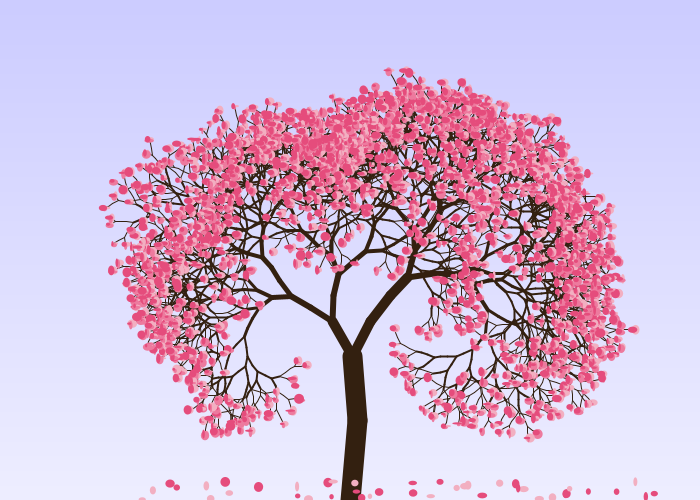
Frame 1 (no input)
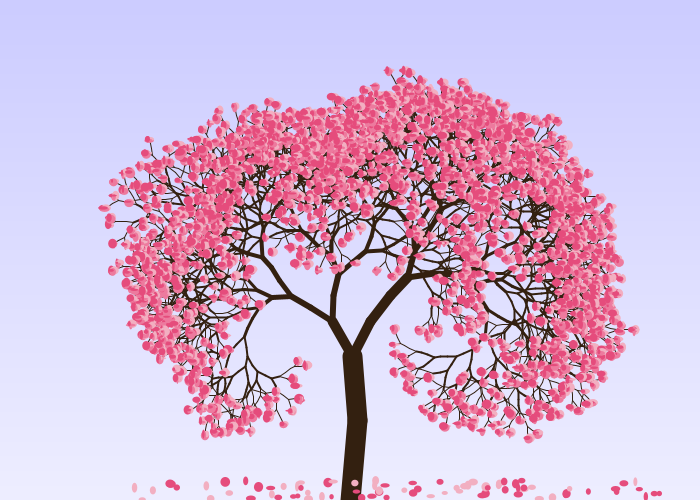
Frame 2 (the mouse pressed at the canvas centre, redrawn once)

The Processing sketch that drew these frames (run headless with seeded random() and noise(); the mouse was pressed at the canvas centre and the sketch redrawn once):

// Processing sketch: cherryTree
// ── cherryTree.pde
int generations = 11;
int n = 1;
int slots = floor(pow(2, generations+1))-1;
int nextSlot = 1;
Branch[] branches = new Branch[slots];

void setup() {
  size(700, 500);
  smooth();
  noStroke();
  background(#EEEEFF);
  color c1 = color(#CCCCFF);
  color c2 = color(#EEEEFF);
  gradientBackground(c1, c2);
  branches[0] = new Branch(0, round(random(1, 3)), new Position((width+0.0)/2, height+0.0), PI/2);
}

void draw() {
  stroke(#332010);
  fill(0);
  for(int i=0; i<slots; i++) {
    while(branches[i] != null && branches[i].steps > 0) {
      branches[i].drawStep();
    }
    if(nextSlot <= slots - 2) {
      branches[nextSlot] = branches[i].generateChild(0);
      nextSlot += 1;
      branches[nextSlot] = branches[i].generateChild(1);
      nextSlot += 1;
    }
    branches[i].active = false;
  }
  noStroke();
  for(int i=0; i<slots; i++) {
    if(branches[i].generation == generations) {
      ellipseMode(CENTER);
      fill(#F2AFC1);
      ellipse(branches[i].position.x+1.5, branches[i].position.y, random(2, 10), random(2, 10));
      fill(#ED7A9E);
      ellipse(branches[i].position.x, branches[i].position.y+1.5, random(2, 10), random(2, 10));
      fill(#E54C7C);
      ellipse(branches[i].position.x-1.5, branches[i].position.y, random(2, 10), random(2, 10));
      float rnd = random(10);
      if(rnd < 0.1) {
        fill(#E54C7C);
        ellipse(branches[i].position.x+random(-100, 100), height-random(20), random(4, 10), random(4, 10));
      }
      else if(rnd > 9.9) {
        fill(#F2AFC1);
        ellipse(branches[i].position.x+random(-100, 100), height-random(20), random(4, 10), random(4, 10));
      }
    }
  }
  noLoop();
}

void mouseReleased() {
  color c1 = color(#CCCCFF);
  color c2 = color(#EEEEFF);
  gradientBackground(c1, c2);
  for(int i=0; i<slots; i++) {
    branches[i]=null;
  }
  branches[0] = new Branch(0, round(random(1, 3)), new Position((width+0.0)/2, height+0.0), PI/2);
  nextSlot = 1;
  loop();
}

void gradientBackground(color c1, color c2) {
  for (int i=0; i<=width; i++){
    for (int j = 0; j<=height; j++){
      color c = color(
      (red(c1)+(j)*((red(c2)-red(c1))/height)),
      (green(c1)+(j)*((green(c2)-green(c1))/height)),
      (blue(c1)+(j)*((blue(c2)-blue(c1))/height)) 
        );
      set(i, j, c);
    }
  }
} 

// ── Branch.pde
public class Branch {
  public int generation;
  public int steps;
  private int maxSteps;
  private float stepLength;
  public Position position;
  public float angle;
  public float maxAngleVar = 0.2;
  public boolean active = true;
  Branch(int gen, int mstep, Position p, float ang) {
    this.generation = gen;
    this.maxSteps = mstep;
    this.steps = mstep;
    this.stepLength = 100.0/(this.generation+1);
    this.position = p;
    this.angle = ang;
  }
  public void drawStep() {
    float r = random(-1, 1);
    this.angle = this.angle + this.maxAngleVar*r;
    this.stepLength = this.stepLength - this.stepLength*0.2;
    Position oldPosition = new Position(0.0, 0.0);
    oldPosition.x = this.position.x;
    oldPosition.y = this.position.y;
    this.position.x += this.stepLength*cos(this.angle);
    this.position.y -= this.stepLength*sin(this.angle);
    strokeWeight(floor(20/(this.generation+1)));
    line(oldPosition.x, oldPosition.y, this.position.x, this.position.y);
    this.steps = this.steps - 1;
  }
  public Branch generateChild(int cn) {
    int newGen = this.generation + 1;
    float angleShift = 0.5;
    if (cn == 1) {
      angleShift = angleShift*(-1);
    }
    float childAngle = this.angle+angleShift;
    float px = this.position.x;
    float py = this.position.y;
    Position parentPos = new Position(px, py);
    Branch child = new Branch(newGen, floor(random(1, 4)), parentPos, childAngle);
    return child;
  }
}

// ── Position.pde
public class Position {
  public float x;
  public float y; 
  Position(float ax, float ay) {
    this.x = ax;
    this.y = ay;
  }
}
